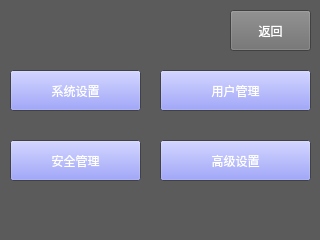
<?xml version="1.0" encoding="UTF-8"?>
<ui version="4.0">
 <class>Mainmenu</class>
 <widget class="QWidget" name="Mainmenu">
  <property name="geometry">
   <rect>
    <x>0</x>
    <y>0</y>
    <width>320</width>
    <height>240</height>
   </rect>
  </property>
  <property name="palette">
   <palette>
    <active>
     <colorrole role="Base">
      <brush brushstyle="SolidPattern">
       <color alpha="255">
        <red>255</red>
        <green>255</green>
        <blue>255</blue>
       </color>
      </brush>
     </colorrole>
     <colorrole role="Window">
      <brush brushstyle="SolidPattern">
       <color alpha="255">
        <red>91</red>
        <green>91</green>
        <blue>91</blue>
       </color>
      </brush>
     </colorrole>
    </active>
    <inactive>
     <colorrole role="Base">
      <brush brushstyle="SolidPattern">
       <color alpha="255">
        <red>255</red>
        <green>255</green>
        <blue>255</blue>
       </color>
      </brush>
     </colorrole>
     <colorrole role="Window">
      <brush brushstyle="SolidPattern">
       <color alpha="255">
        <red>91</red>
        <green>91</green>
        <blue>91</blue>
       </color>
      </brush>
     </colorrole>
    </inactive>
    <disabled>
     <colorrole role="Base">
      <brush brushstyle="SolidPattern">
       <color alpha="255">
        <red>91</red>
        <green>91</green>
        <blue>91</blue>
       </color>
      </brush>
     </colorrole>
     <colorrole role="Window">
      <brush brushstyle="SolidPattern">
       <color alpha="255">
        <red>91</red>
        <green>91</green>
        <blue>91</blue>
       </color>
      </brush>
     </colorrole>
    </disabled>
   </palette>
  </property>
  <property name="windowTitle">
   <string>Form</string>
  </property>
  <widget class="QPushButton" name="systemsetbnz">
   <property name="geometry">
    <rect>
     <x>160</x>
     <y>140</y>
     <width>151</width>
     <height>41</height>
    </rect>
   </property>
   <property name="palette">
    <palette>
     <active>
      <colorrole role="Button">
       <brush brushstyle="SolidPattern">
        <color alpha="255">
         <red>129</red>
         <green>135</green>
         <blue>240</blue>
        </color>
       </brush>
      </colorrole>
      <colorrole role="ButtonText">
       <brush brushstyle="SolidPattern">
        <color alpha="255">
         <red>255</red>
         <green>255</green>
         <blue>255</blue>
        </color>
       </brush>
      </colorrole>
     </active>
     <inactive>
      <colorrole role="Button">
       <brush brushstyle="SolidPattern">
        <color alpha="255">
         <red>129</red>
         <green>135</green>
         <blue>240</blue>
        </color>
       </brush>
      </colorrole>
      <colorrole role="ButtonText">
       <brush brushstyle="SolidPattern">
        <color alpha="255">
         <red>255</red>
         <green>255</green>
         <blue>255</blue>
        </color>
       </brush>
      </colorrole>
     </inactive>
     <disabled>
      <colorrole role="Button">
       <brush brushstyle="SolidPattern">
        <color alpha="255">
         <red>129</red>
         <green>135</green>
         <blue>240</blue>
        </color>
       </brush>
      </colorrole>
      <colorrole role="ButtonText">
       <brush brushstyle="SolidPattern">
        <color alpha="255">
         <red>120</red>
         <green>120</green>
         <blue>120</blue>
        </color>
       </brush>
      </colorrole>
     </disabled>
    </palette>
   </property>
   <property name="text">
    <string>高级设置</string>
   </property>
  </widget>
  <widget class="QPushButton" name="pushButton_2">
   <property name="geometry">
    <rect>
     <x>160</x>
     <y>70</y>
     <width>151</width>
     <height>41</height>
    </rect>
   </property>
   <property name="palette">
    <palette>
     <active>
      <colorrole role="Button">
       <brush brushstyle="SolidPattern">
        <color alpha="255">
         <red>129</red>
         <green>135</green>
         <blue>240</blue>
        </color>
       </brush>
      </colorrole>
      <colorrole role="ButtonText">
       <brush brushstyle="SolidPattern">
        <color alpha="255">
         <red>255</red>
         <green>255</green>
         <blue>255</blue>
        </color>
       </brush>
      </colorrole>
     </active>
     <inactive>
      <colorrole role="Button">
       <brush brushstyle="SolidPattern">
        <color alpha="255">
         <red>129</red>
         <green>135</green>
         <blue>240</blue>
        </color>
       </brush>
      </colorrole>
      <colorrole role="ButtonText">
       <brush brushstyle="SolidPattern">
        <color alpha="255">
         <red>255</red>
         <green>255</green>
         <blue>255</blue>
        </color>
       </brush>
      </colorrole>
     </inactive>
     <disabled>
      <colorrole role="Button">
       <brush brushstyle="SolidPattern">
        <color alpha="255">
         <red>129</red>
         <green>135</green>
         <blue>240</blue>
        </color>
       </brush>
      </colorrole>
      <colorrole role="ButtonText">
       <brush brushstyle="SolidPattern">
        <color alpha="255">
         <red>120</red>
         <green>120</green>
         <blue>120</blue>
        </color>
       </brush>
      </colorrole>
     </disabled>
    </palette>
   </property>
   <property name="text">
    <string>用户管理</string>
   </property>
  </widget>
  <widget class="QPushButton" name="security_bnz">
   <property name="geometry">
    <rect>
     <x>10</x>
     <y>140</y>
     <width>131</width>
     <height>41</height>
    </rect>
   </property>
   <property name="palette">
    <palette>
     <active>
      <colorrole role="Button">
       <brush brushstyle="SolidPattern">
        <color alpha="255">
         <red>129</red>
         <green>135</green>
         <blue>240</blue>
        </color>
       </brush>
      </colorrole>
      <colorrole role="ButtonText">
       <brush brushstyle="SolidPattern">
        <color alpha="255">
         <red>255</red>
         <green>255</green>
         <blue>255</blue>
        </color>
       </brush>
      </colorrole>
     </active>
     <inactive>
      <colorrole role="Button">
       <brush brushstyle="SolidPattern">
        <color alpha="255">
         <red>129</red>
         <green>135</green>
         <blue>240</blue>
        </color>
       </brush>
      </colorrole>
      <colorrole role="ButtonText">
       <brush brushstyle="SolidPattern">
        <color alpha="255">
         <red>255</red>
         <green>255</green>
         <blue>255</blue>
        </color>
       </brush>
      </colorrole>
     </inactive>
     <disabled>
      <colorrole role="Button">
       <brush brushstyle="SolidPattern">
        <color alpha="255">
         <red>129</red>
         <green>135</green>
         <blue>240</blue>
        </color>
       </brush>
      </colorrole>
      <colorrole role="ButtonText">
       <brush brushstyle="SolidPattern">
        <color alpha="255">
         <red>120</red>
         <green>120</green>
         <blue>120</blue>
        </color>
       </brush>
      </colorrole>
     </disabled>
    </palette>
   </property>
   <property name="text">
    <string>安全管理</string>
   </property>
  </widget>
  <widget class="QPushButton" name="advicesetbnz">
   <property name="geometry">
    <rect>
     <x>10</x>
     <y>70</y>
     <width>131</width>
     <height>41</height>
    </rect>
   </property>
   <property name="palette">
    <palette>
     <active>
      <colorrole role="Button">
       <brush brushstyle="SolidPattern">
        <color alpha="255">
         <red>129</red>
         <green>135</green>
         <blue>240</blue>
        </color>
       </brush>
      </colorrole>
      <colorrole role="ButtonText">
       <brush brushstyle="SolidPattern">
        <color alpha="255">
         <red>255</red>
         <green>255</green>
         <blue>255</blue>
        </color>
       </brush>
      </colorrole>
     </active>
     <inactive>
      <colorrole role="Button">
       <brush brushstyle="SolidPattern">
        <color alpha="255">
         <red>129</red>
         <green>135</green>
         <blue>240</blue>
        </color>
       </brush>
      </colorrole>
      <colorrole role="ButtonText">
       <brush brushstyle="SolidPattern">
        <color alpha="255">
         <red>255</red>
         <green>255</green>
         <blue>255</blue>
        </color>
       </brush>
      </colorrole>
     </inactive>
     <disabled>
      <colorrole role="Button">
       <brush brushstyle="SolidPattern">
        <color alpha="255">
         <red>129</red>
         <green>135</green>
         <blue>240</blue>
        </color>
       </brush>
      </colorrole>
      <colorrole role="ButtonText">
       <brush brushstyle="SolidPattern">
        <color alpha="255">
         <red>120</red>
         <green>120</green>
         <blue>120</blue>
        </color>
       </brush>
      </colorrole>
     </disabled>
    </palette>
   </property>
   <property name="text">
    <string>系统设置</string>
   </property>
  </widget>
  <widget class="QPushButton" name="menureturn">
   <property name="geometry">
    <rect>
     <x>230</x>
     <y>10</y>
     <width>81</width>
     <height>41</height>
    </rect>
   </property>
   <property name="palette">
    <palette>
     <active>
      <colorrole role="Button">
       <brush brushstyle="SolidPattern">
        <color alpha="255">
         <red>111</red>
         <green>111</green>
         <blue>111</blue>
        </color>
       </brush>
      </colorrole>
      <colorrole role="ButtonText">
       <brush brushstyle="SolidPattern">
        <color alpha="255">
         <red>255</red>
         <green>255</green>
         <blue>255</blue>
        </color>
       </brush>
      </colorrole>
     </active>
     <inactive>
      <colorrole role="Button">
       <brush brushstyle="SolidPattern">
        <color alpha="255">
         <red>111</red>
         <green>111</green>
         <blue>111</blue>
        </color>
       </brush>
      </colorrole>
      <colorrole role="ButtonText">
       <brush brushstyle="SolidPattern">
        <color alpha="255">
         <red>255</red>
         <green>255</green>
         <blue>255</blue>
        </color>
       </brush>
      </colorrole>
     </inactive>
     <disabled>
      <colorrole role="Button">
       <brush brushstyle="SolidPattern">
        <color alpha="255">
         <red>111</red>
         <green>111</green>
         <blue>111</blue>
        </color>
       </brush>
      </colorrole>
      <colorrole role="ButtonText">
       <brush brushstyle="SolidPattern">
        <color alpha="255">
         <red>120</red>
         <green>120</green>
         <blue>120</blue>
        </color>
       </brush>
      </colorrole>
     </disabled>
    </palette>
   </property>
   <property name="text">
    <string>返回</string>
   </property>
  </widget>
 </widget>
 <resources/>
 <connections/>
</ui>
